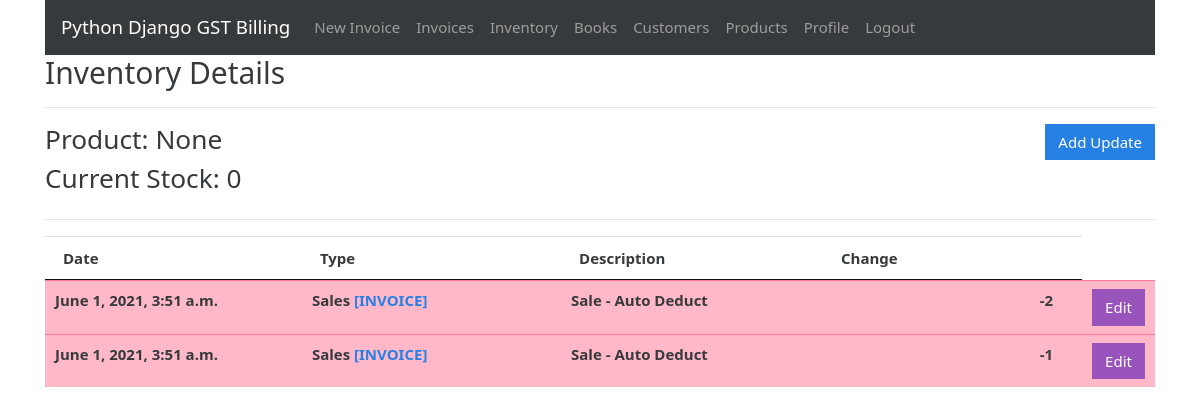
Page /inventory/1 (signed in) on the committed database.
### gstbillingapp/models.py (models this page shows, shortened)
class Inventory(models.Model):
    user = models.ForeignKey(User, null=True, blank=True, on_delete=models.SET_NULL)
    product = models.ForeignKey(Product, null=True, blank=True, on_delete=models.SET_NULL)
    current_stock = models.IntegerField(default=0)
    alert_level = models.IntegerField(default=0)
    last_log = models.ForeignKey(InventoryLog, null=True, blank=True, default=None, on_delete=models.SET_NULL)

class InventoryLog(models.Model):
    user = models.ForeignKey(User, null=True, blank=True, on_delete=models.SET_NULL)
    product = models.ForeignKey(Product, null=True, blank=True, on_delete=models.SET_NULL)
    date = models.DateTimeField(default=datetime.now, blank=True, null=True)
    last_modified = models.DateTimeField(auto_now=True)
    change = models.IntegerField(default=0)
    CHANGE_TYPES = [
        (0, 'Other'),
        (1, 'Purchase'),
        (2, 'Production'),
        (4, 'Sales'),
    ]
    change_type = models.IntegerField(choices=CHANGE_TYPES, default=0)
    associated_invoice = models.ForeignKey(Invoice, blank=True, null=True, default=None, on_delete=models.SET_NULL)
    description = models.TextField(max_length=600, blank=True, null=True)

### gstbillingapp/views.py (the view)
# urls.py: path('inventory/<int:inventory_id>', views.inventory_logs, name='inventory_logs'),
@login_required
def inventory_logs(request, inventory_id):
    context = {}
    inventory = get_object_or_404(Inventory, id=inventory_id, user=request.user)
    inventory_logs = InventoryLog.objects.filter(user=request.user, product=inventory.product).order_by('-id')
    context['inventory'] = inventory
    context['inventory_logs'] = inventory_logs
    return render(request, 'gstbillingapp/inventory_logs.html', context)

### gstbillingapp/templates/gstbillingapp/inventory_logs.html (shortened to what this page needs)
{% extends "gstbillingapp/base.html" %}
{% load static %}
{% block content %}
<h2>Inventory Details</h2>
<hr>
<div class="row">
	<div class="col">
		<h3>Product: {{inventory.product}}</h3>
		<h3>Current Stock: {{inventory.current_stock}}</h3>
	</div>
	<div class="col">
		<a href="{% url 'inventory_logs_add' inventory.id %}" id="add_customer_btn"><button type="button" class="btn btn-primary">Add Update</button></a>
	</div>
</div>
<hr>
<table class="table table-hover font-weight-bold" id="inventory-logs-table">
	<thead>
		<tr>
			<th>Date</th>
			<th>Type</th>
			<th>Description</th>
			<th>Change</th>
		</tr>
	</thead>
	<tbody class="two-col-form">
		{% for item in inventory_logs %}
		<tr class="{% if item.change < 0 %}table-danger{% else %}table-success{%endif%}">
			<td>{{item.date}}</td>
			<td>{{item.get_change_type_display}} {% if item.associated_invoice %}<a href="{% url 'invoice_viewer' item.associated_invoice.id %}">[INVOICE]</a>{% endif %}</td>
			<td>{{item.description}}</td>
			<td class="text-right">{{item.change}} &emsp; {{inventory.product.product_unit}}</td>
			<td><a href="{% url 'invoice_edit' invoice_id=invoice.id %}" class="btn btn-info">Edit</a></td>
		{% endfor %}
	</tbody>
</table>
{% endblock %}

### gstbillingapp/static/gstbillingapp/main.css (style rules this page uses)
.two-col-form td, .two-col-form th { width: 25%; }
#add_customer_btn, #add_product_btn { float: right; }

### rows in the picture
Inventory: product "None", current_stock "0"
InventoryLog: date "June 1, 2021, 3:51 a.m.", change_type "Sales", shows "[INVOICE]", description "Sale - Auto Deduct", change "-2"
InventoryLog: date "June 1, 2021, 3:51 a.m.", change_type "Sales", shows "[INVOICE]", description "Sale - Auto Deduct", change "-1"
